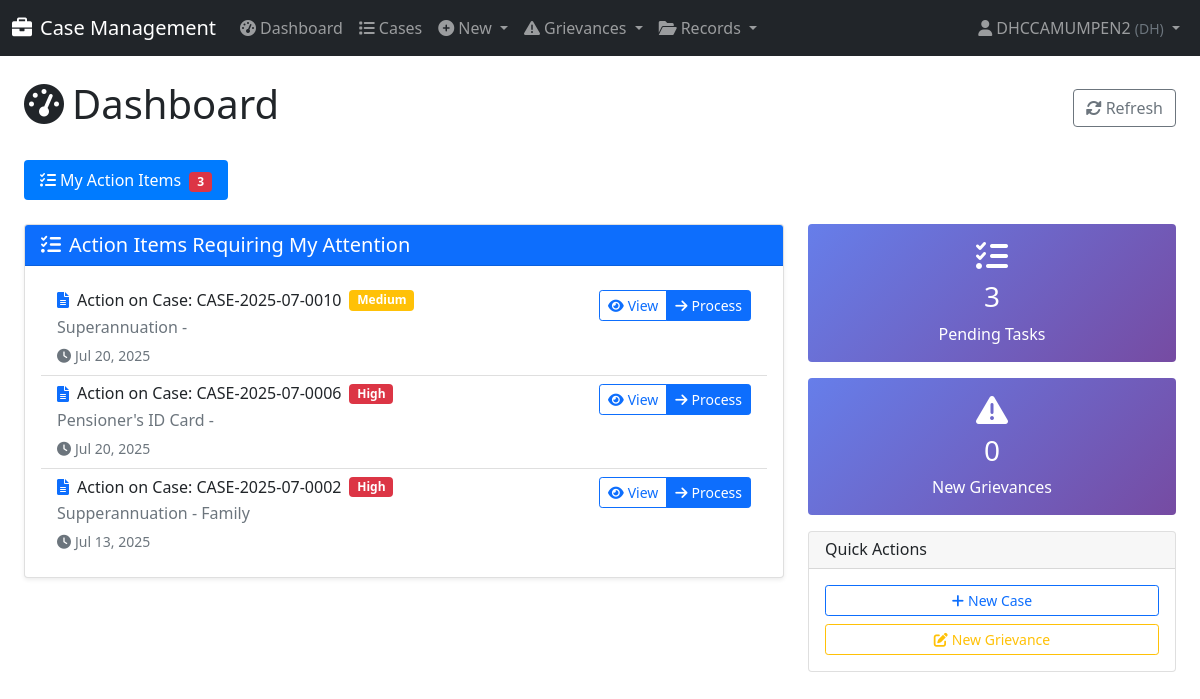
The app's page / (signed in), older data.
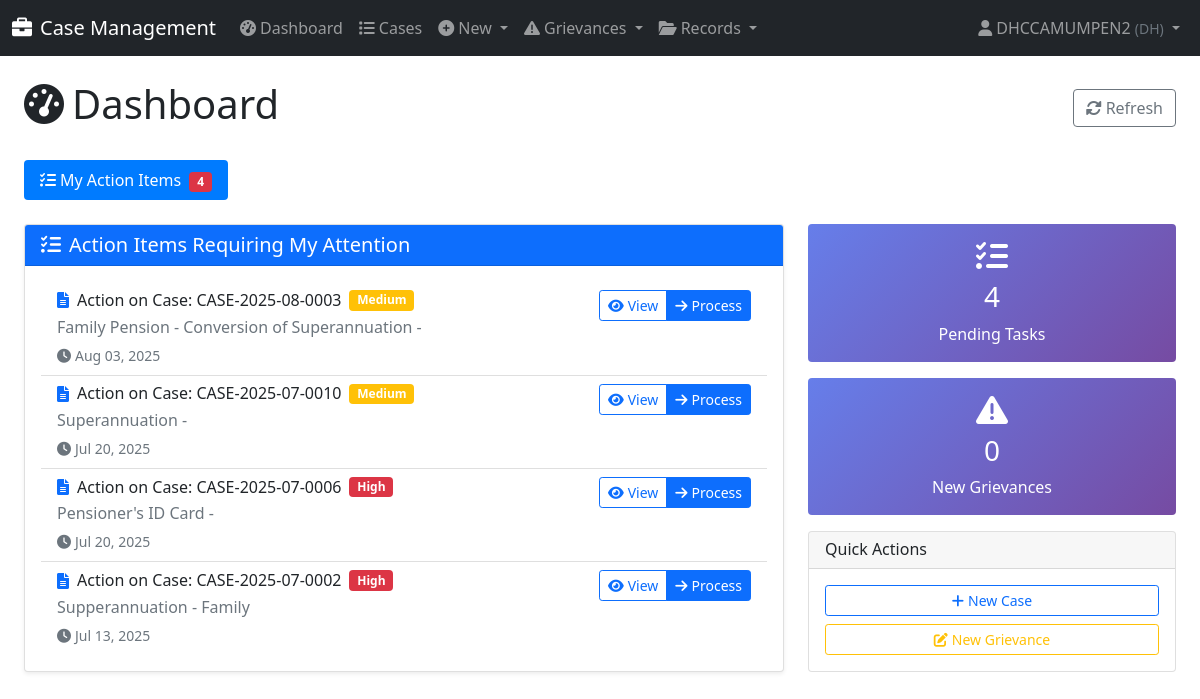
The same page, newer data.
### cases/models.py (models this page shows, shortened)
class Case(models.Model):
    PRIORITY_CHOICES = [
        ('High', 'High'),
        ('Medium', 'Medium'),
        ('Low', 'Low'),
    ]
    STATUS_COLORS = [
        ('Green', 'Green'),
        ('Orange', 'Orange'),
        ('Red', 'Red'),
        ('Blue', 'Blue'),
    ]
    MODE_OF_RECEIPT_CHOICES = [
        ('by_post', 'By Post'),
        ('by_hand', 'By Hand'),
        ('online', 'Online'),
        ('offline', 'Offline'),
        ('email', 'Email'),
        ('in_person', 'In Person'),
    ]
    TYPE_OF_CORRECTION_CHOICES = [
        ('change_of_address', 'Change Of Address'),
        ('change_dob_family', 'Change / Correction of DOB of Family Pensioner'),
        ('change_name', 'Change / Correction of Name of the Pensioner / Family Pensioner'),
        ('other', 'Other'),
    ]
    FRESH_COMPLIANCE_CHOICES = [
        ('fresh', 'Fresh Case'),
        ('compliance', 'Compliance'),
    ]
    TYPE_OF_EMPLOYEE_CHOICES = [
        ('MTNL_IDA', 'MTNL IDA'),
        ('MTNL_CDA', 'MTNL CDA'),
        ('DOT_CDA', 'DOT CDA'),
    ]
    TYPE_OF_PENSION_CHOICES = [
        ('MTNL-IDA', 'MTNL-IDA'),
        ('DOT-CDA', 'DOT-CDA'),
    ]
    TYPE_OF_PENSIONER_CHOICES = [
        ('Superannuation/VR', 'Superannuation / VR'),
        ('Family Pensioner', 'Family Pensioner'),
    ]
    case_id = models.CharField(max_length=50, unique=True, db_index=True)
    registration_date = models.DateTimeField(default=timezone.now)
    case_type = models.ForeignKey(CaseType, on_delete=models.CASCADE)
    sub_category = models.CharField(max_length=100)
    case_title = models.CharField(max_length=500)
    case_description = models.TextField()
    applicant_name = models.CharField(max_length=200)
    ppo_master = models.ForeignKey(PPOMaster, on_delete=models.SET_NULL, null=True, blank=True)
    priority = models.CharField(max_length=10, choices=PRIORITY_CHOICES, default='Medium')
    current_status = models.CharField(max_length=200)
    current_holder = models.ForeignKey(UserProfile, on_delete=models.CASCADE, related_name='current_cases')
    days_in_current_stage = models.IntegerField(default=0)
    total_days_pending = models.IntegerField(default=0)
    expected_completion = models.DateTimeField()
    actual_completion = models.DateTimeField(null=True, blank=True)
    status_color = models.CharField(max_length=10, choices=STATUS_COLORS, default='Green')
    is_completed = models.BooleanField(default=False)
    created_by = models.ForeignKey(User, on_delete=models.CASCADE, related_name='created_cases')
    last_updated_by = models.ForeignKey(User, on_delete=models.CASCADE, related_name='updated_cases')
    last_update_date = models.DateTimeField(auto_now=True)
    ppo_number = models.CharField(max_length=20, blank=True)
    name_pensioner = models.CharField(max_length=200, blank=True)
    mobile_number = models.CharField(max_length=15, blank=True)
    last_lc_done_date = models.DateField(null=True, blank=True)
    kyp_flag = models.BooleanField(default=False)
    mode_of_receipt = models.CharField(max_length=20, choices=MODE_OF_RECEIPT_CHOICES, blank=True)
    date_of_death = models.DateField(null=True, blank=True)
    name_claimant = models.CharField(max_length=200, blank=True)
    relationship = models.CharField(max_length=50, blank=True)
    service_book_enclosed = models.BooleanField(default=False)
    type_of_correction = models.CharField(max_length=30, choices=TYPE_OF_CORRECTION_CHOICES, blank=True)
    original_ppo_submitted = models.BooleanField(default=False)
    fresh_or_compliance = models.CharField(max_length=20, choices=FRESH_COMPLIANCE_CHOICES, blank=True)
    type_of_employee = models.CharField(max_length=20, choices=TYPE_OF_EMPLOYEE_CHOICES, blank=True)
    retiring_employee = models.ForeignKey('RetiringEmployee', on_delete=models.SET_NULL, null=True, blank=True)
    type_of_pension = models.CharField(max_length=20, choices=TYPE_OF_PENSION_CHOICES, blank=True)
    type_of_pensioner = models.CharField(max_length=30, choices=TYPE_OF_PENSIONER_CHOICES, blank=True)
    date_of_retirement = models.DateField(null=True, blank=True)
    assigned_file = models.ForeignKey(
        'IndexRegister',
        on_delete=models.PROTECT,
        null=True,
        blank=True,
        help_text="Index Register file in which this case is being dealt"
    )
    objects = CaseManager()
    class Meta:
        ordering = ['-registration_date']
        indexes = [
            models.Index(fields=['case_id']),
            models.Index(fields=['ppo_number']),
            models.Index(fields=['current_holder', 'is_completed']),
            models.Index(fields=['priority', 'status_color']),
            models.Index(fields=['registration_date']),
        ]

### cases/views.py (the view, shortened to what this page needs)
# urls.py: path('', views.dashboard, name='dashboard'),
@login_required
def dashboard(request):
    user_profile = get_object_or_404(UserProfile, user=request.user)
    now = timezone.now()
    my_own_tasks = []
    my_pending_cases = Case.objects.filter(current_holder=user_profile, is_completed=False)
    for case in my_pending_cases:
        my_own_tasks.append({'type': 'case', 'title': f'Action on Case: {case.case_id}', 'description': case.case_title, 'object': case, 'date': case.last_update_date, 'priority': case.priority})
    my_new_grievances = Grievance.objects.filter(status='NEW', assigned_to=user_profile)
    for grievance in my_new_grievances:
        my_own_tasks.append({'type': 'grievance', 'title': f'New Grievance: {grievance.grievance_id}', 'description': f'From: {grievance.complainant_name}', 'object': grievance, 'date': grievance.date_received, 'priority': 'High'})
    my_new_assigned_grievances_count = my_new_grievances.count()
    my_assigned_grievances_count = Grievance.objects.filter(assigned_to=user_profile).count()
    for task in my_own_tasks:
        if isinstance(task['date'], date) and not isinstance(task['date'], datetime):
            naive_dt = datetime.combine(task['date'], datetime.min.time())
            task['date'] = timezone.make_aware(naive_dt)
    my_own_tasks.sort(key=lambda x: x['date'], reverse=True)
    subordinate_roles = get_subordinate_roles(user_profile.role)
    team_summary = defaultdict(int)
    team_grievance_stats = {}
    team_recent_grievances = None
    stats_cases = Case.objects.all()
    if user_profile.role != 'ADMIN':
        roles_to_view_stats = subordinate_roles + [user_profile.role]
        stats_cases = stats_cases.filter(current_holder__role__in=roles_to_view_stats)
    total_cases_stats = stats_cases.count()
    pending_cases_stats = stats_cases.filter(is_completed=False).count()
    overdue_cases_stats = stats_cases.filter(is_completed=False, expected_completion__lt=now).count()
    completed_cases_stats = total_cases_stats - pending_cases_stats
    context = {
        'my_own_tasks': my_own_tasks,
        'my_new_assigned_grievances_count': my_new_assigned_grievances_count, # Pass the count to the template
        'team_summary': dict(team_summary),
        'team_grievance_stats': team_grievance_stats,
        'team_recent_grievances': team_recent_grievances,
        'completed_cases_stats': completed_cases_stats,
        'has_subordinates': bool(subordinate_roles),
        'is_senior_officer': user_profile.role in ['AO', 'Dy.CCA', 'Jt.CCA', 'CCA', 'Pr.CCA', 'ADMIN'],
        'show_overall_stats': user_profile.role != 'DH',
        'total_cases_stats': total_cases_stats,
        'pending_cases_stats': pending_cases_stats,
        'overdue_cases_stats': overdue_cases_stats,
        'user_profile': user_profile,
    }
    return render(request, 'cases/dashboard.html', context)

### cases/context_processors.py (called while the page is built)
def notifications_context(request):
    if not request.user.is_authenticated:
        return {}
    try:
        user_profile = request.user.userprofile
        new_grievances_count = Grievance.objects.filter(
            assigned_to=user_profile,
            status='NEW'
        ).count()
    except UserProfile.DoesNotExist:
        new_grievances_count = 0
    return {
        'my_new_grievances_count': new_grievances_count,
    }

### cases/models.py (called while the page is built)
def get_subordinate_roles(user_role):
    return ROLE_HIERARCHY.get(user_role, [])

    def get_queryset(self):
        return CaseQuerySet(self.model, using=self._db)

### templates/cases/dashboard.html (shortened to what the changed rows need)
{% extends 'base.html' %}
{% load static %}
{% block content %}
    <div class="container-fluid">
        <div class="d-flex justify-content-between align-items-center mb-4">
            <h1><i class="fas fa-tachometer-alt me-2"></i>Dashboard</h1>
        </div>
        <ul class="nav nav-pills mb-4" id="dashboardTabs" role="tablist">
            <li class="nav-item" role="presentation">
                <button class="nav-link active" id="my-action-items-tab" data-bs-toggle="pill" data-bs-target="#my-action-items" type="button" role="tab">
                    <i class="fas fa-tasks me-1"></i>My Action Items
                    {% if my_own_tasks|length > 0 %}<span class="badge bg-danger ms-1">{{ my_own_tasks|length }}</span>{% endif %}
                </button>
            </li>
        </ul>
        <div class="tab-content" id="dashboardTabContent">
            <div class="tab-pane fade show active" id="my-action-items" role="tabpanel">
                <div class="row">
                    <div class="col-md-8">
                        <div class="card shadow-sm">
                            <div class="card-body">
                                {% if my_own_tasks %}
                                <div class="list-group list-group-flush">
                                    {% for task in my_own_tasks %}
                                    <div class="list-group-item">
                                        <div class="d-flex justify-content-between align-items-start">
                                            <div class="flex-grow-1">
                                                <div class="d-flex align-items-center mb-1">
                                                    {% if task.type == 'case' %}
                                                        <i class="fas fa-file-alt text-primary me-2"></i>
                                                    {% elif task.type == 'grievance' %}
                                                        <i class="fas fa-exclamation-triangle text-warning me-2"></i>
                                                    {% elif task.type == 'approval' %}
                                                        <i class="fas fa-check-circle text-success me-2"></i>
                                                    {% endif %}
                                                    <h6 class="mb-0">{{ task.title }}</h6>
                                                    <span class="badge bg-{% if task.priority == 'High' %}danger{% elif task.priority == 'Medium' %}warning{% else %}secondary{% endif %} ms-2">{{ task.priority }}</span>
                                                </div>
                                                <p class="mb-1 text-muted">{{ task.description }}</p>
                                                <small class="text-muted">
                                                    <i class="fas fa-clock me-1"></i>{{ task.date|date:"M d, Y" }}
                                                </small>
                                            </div>
                                            <div class="btn-group" role="group">
                                                {% if task.type == 'case' %}
                                                <a href="{% url 'case_detail' case_id=task.object.case_id %}" class="btn btn-outline-primary btn-sm">
                                                    <i class="fas fa-eye me-1"></i>View
                                                </a>
                                                <a href="{% url 'move_case' case_id=task.object.case_id %}" class="btn btn-primary btn-sm">
                                                    <i class="fas fa-arrow-right me-1"></i>Process
                                                </a>
                                                {% elif task.type == 'grievance' %}
                                                <a href="{% url 'take_grievance_action' grievance_id=task.object.grievance_id %}" class="btn btn-warning btn-sm">
                                                    <i class="fas fa-cog me-1"></i>Take Action
                                                </a>
                                                {% endif %}
                                            </div>
                                        </div>
                                    </div>
                                    {% endfor %}
                                </div>
                                {% else %}
                                <div class="text-center py-4">
                                    <i class="fas fa-check-circle text-success fa-3x mb-3"></i>
                                    <h5>All caught up!</h5>
                                    <p class="text-muted">You have no pending action items at this time.</p>
                                </div>
                                {% endif %}
                            </div>
                        </div>
                    </div>
                    <div class="col-md-4">
                        <div class="row g-3">
                            <div class="col-12">
                                <div class="card quick-stat-card">
                                    <div class="card-body text-center">
                                        <i class="fas fa-tasks fa-2x mb-2"></i>
                                        <h3>{{ my_own_tasks|length }}</h3>
                                        <p class="mb-0">Pending Tasks</p>
                                    </div>
                                </div>
                            </div>
                        </div>
                    </div>
                </div>
            </div>
        </div>
    </div>
{% endblock %}

Row changes from the older to the newer data that the page shows:
added Case: title "Action on Case: CASE-2025-08-0003", priority "Medium", description "Family Pension - Conversion of Superannuation -", date "Aug 03, 2025"
Text that changed along with them:
{{ my_own_tasks|length }}: "3" → "4"
